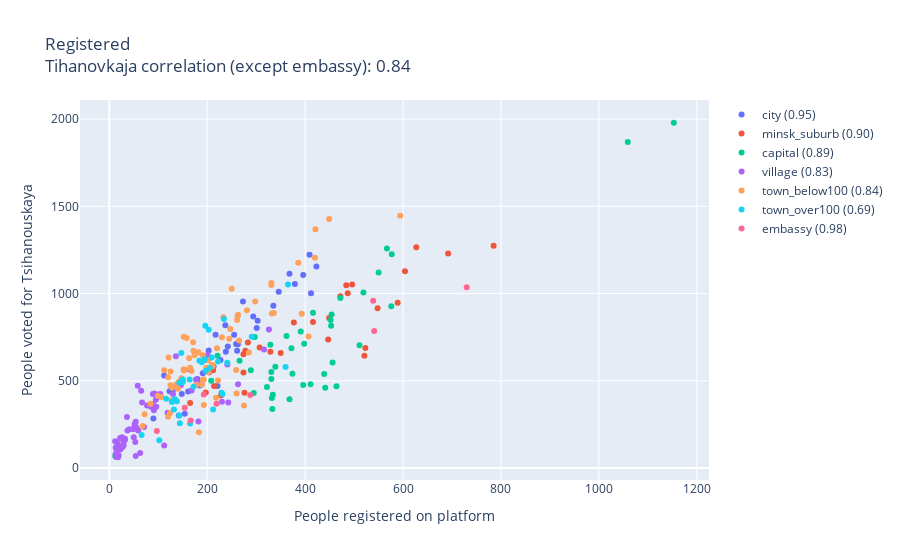

Write notebook code for a chart like this one.
### Code cell
draw_chart('tihanovkaja', 'registered', 'People registered on platform')
